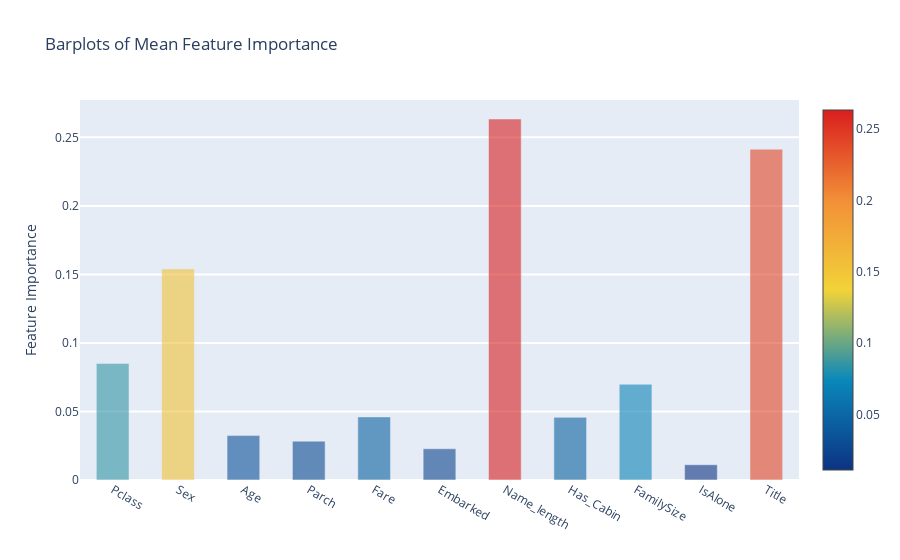

Here is the notebook cell this chart was saved with:
### Markdown cell above
이제 Plotly의 bar plot으로 변수 중요도의 평균을 확인해보자.

### Code cell
y = feature_dataframe['mean'].values
x = feature_dataframe['features'].values
data = [go.Bar(x=x,y=y,width=0.5,marker=dict(color=feature_dataframe['mean'].values,
                                            colorscale='Portland',showscale=True,reversescale=False),
              opacity=0.6)]
layout = go.Layout(autosize=True,title='Barplots of Mean Feature Importance',
                  hovermode='closest',yaxis=dict(title='Feature Importance',
                                                ticklen=5,gridwidth=2),showlegend=False)
fig = go.Figure(data=data,layout=layout)
py.iplot(fig,filename='bar-direct-labels')

### Figure 1 — Plotly figure (JSON) as saved in the notebook; plotly's stock layout.template omitted (floating-point values rounded to 4 significant figures)
{"data": [{"marker": {"color": [0.08496, 0.154, 0.0324, 0.02833, 0.04605, 0.02277, 0.2634, 0.04572, 0.06983, 0.01112, 0.2414], "colorscale": [[0, "rgb(12,51,131)"], [0.25, "rgb(10,136,186)"], [0.5, "rgb(242,211,56)"], [0.75, "rgb(242,143,56)"], [1, "rgb(217,30,30)"]], "reversescale": false, "showscale": true}, "opacity": 0.6, "type": "bar", "width": 0.5, "x": ["Pclass", "Sex", "Age", "Parch", "Fare", "Embarked", "Name_length", "Has_Cabin", "FamilySize", "IsAlone", "Title"], "y": [0.08496, 0.154, 0.0324, 0.02833, 0.04605, 0.02277, 0.2634, 0.04572, 0.06983, 0.01112, 0.2414]}], "layout": {"autosize": true, "hovermode": "closest", "showlegend": false, "title": {"text": "Barplots of Mean Feature Importance"}, "yaxis": {"gridwidth": 2, "ticklen": 5, "title": {"text": "Feature Importance"}}}}
